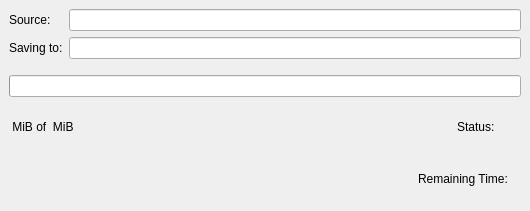
<?xml version="1.0" encoding="UTF-8"?>
<ui version="4.0">
 <class>TransferDetailsFrm</class>
 <widget class="QWidget" name="TransferDetailsFrm">
  <property name="geometry">
   <rect>
    <x>0</x>
    <y>0</y>
    <width>530</width>
    <height>211</height>
   </rect>
  </property>
  <property name="sizePolicy">
   <sizepolicy hsizetype="Preferred" vsizetype="Minimum">
    <horstretch>0</horstretch>
    <verstretch>0</verstretch>
   </sizepolicy>
  </property>
  <layout class="QVBoxLayout">
   <property name="spacing">
    <number>6</number>
   </property>
   <property name="margin">
    <number>9</number>
   </property>
   <item>
    <layout class="QGridLayout">
     <property name="margin">
      <number>0</number>
     </property>
     <property name="spacing">
      <number>6</number>
     </property>
     <item row="1" column="1">
      <widget class="KLineEdit" name="destContentEdit">
       <property name="readOnly">
        <bool>true</bool>
       </property>
      </widget>
     </item>
     <item row="1" column="0">
      <widget class="QLabel" name="destLabel">
       <property name="text">
        <string>Saving to:</string>
       </property>
      </widget>
     </item>
     <item row="0" column="0">
      <widget class="QLabel" name="sourceLabel">
       <property name="text">
        <string comment="@label transfer source">Source:</string>
       </property>
      </widget>
     </item>
     <item row="0" column="1">
      <widget class="KLineEdit" name="sourceContentEdit">
       <property name="readOnly">
        <bool>true</bool>
       </property>
      </widget>
     </item>
    </layout>
   </item>
   <item>
    <spacer>
     <property name="orientation">
      <enum>Qt::Vertical</enum>
     </property>
     <property name="sizeType">
      <enum>QSizePolicy::Fixed</enum>
     </property>
     <property name="sizeHint" stdset="0">
      <size>
       <width>20</width>
       <height>10</height>
      </size>
     </property>
    </spacer>
   </item>
   <item>
    <widget class="QProgressBar" name="progressBar"/>
   </item>
   <item>
    <layout class="QHBoxLayout">
     <property name="spacing">
      <number>6</number>
     </property>
     <property name="margin">
      <number>0</number>
     </property>
     <item>
      <widget class="QLabel" name="completedContentLabel">
       <property name="text">
        <string comment="KDE::DoNotExtract">&lt;done&gt; MiB of &lt;todo&gt; MiB</string>
       </property>
      </widget>
     </item>
     <item>
      <spacer>
       <property name="orientation">
        <enum>Qt::Horizontal</enum>
       </property>
       <property name="sizeHint" stdset="0">
        <size>
         <width>40</width>
         <height>20</height>
        </size>
       </property>
      </spacer>
     </item>
     <item>
      <widget class="QLabel" name="statusLabel">
       <property name="text">
        <string>Status:</string>
       </property>
      </widget>
     </item>
     <item>
      <widget class="QLabel" name="statusPixmapContentLabel">
       <property name="text">
        <string comment="KDE::DoNotExtract">&lt;icon&gt;</string>
       </property>
      </widget>
     </item>
     <item>
      <widget class="QLabel" name="statusTextContentLabel">
       <property name="text">
        <string comment="KDE::DoNotExtract">&lt;status&gt;</string>
       </property>
      </widget>
     </item>
    </layout>
   </item>
   <item>
    <layout class="QHBoxLayout">
     <property name="spacing">
      <number>6</number>
     </property>
     <property name="margin">
      <number>0</number>
     </property>
     <item>
      <widget class="QLabel" name="speedContentLabel">
       <property name="text">
        <string comment="KDE::DoNotExtract">&lt;speed&gt;</string>
       </property>
      </widget>
     </item>
     <item>
      <spacer>
       <property name="orientation">
        <enum>Qt::Horizontal</enum>
       </property>
       <property name="sizeHint" stdset="0">
        <size>
         <width>211</width>
         <height>20</height>
        </size>
       </property>
      </spacer>
     </item>
     <item>
      <widget class="QLabel" name="label">
       <property name="text">
        <string>Remaining Time:</string>
       </property>
      </widget>
     </item>
     <item>
      <widget class="QLabel" name="remainingTimeLabel">
       <property name="text">
        <string comment="KDE::DoNotExtract">&lt;remaining time&gt;</string>
       </property>
      </widget>
     </item>
    </layout>
   </item>
  </layout>
 </widget>
 <customwidgets>
  <customwidget>
   <class>KLineEdit</class>
   <extends>QLineEdit</extends>
   <header>klineedit.h</header>
  </customwidget>
 </customwidgets>
 <connections/>
</ui>
